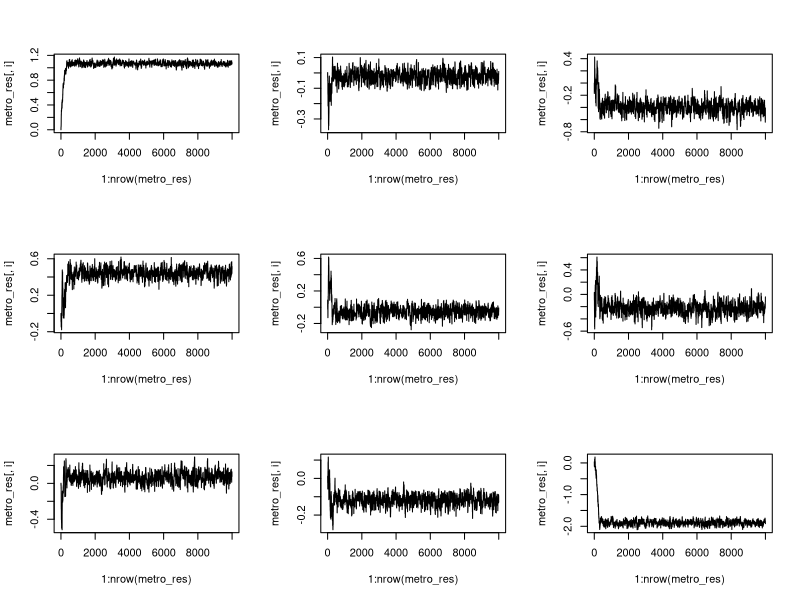
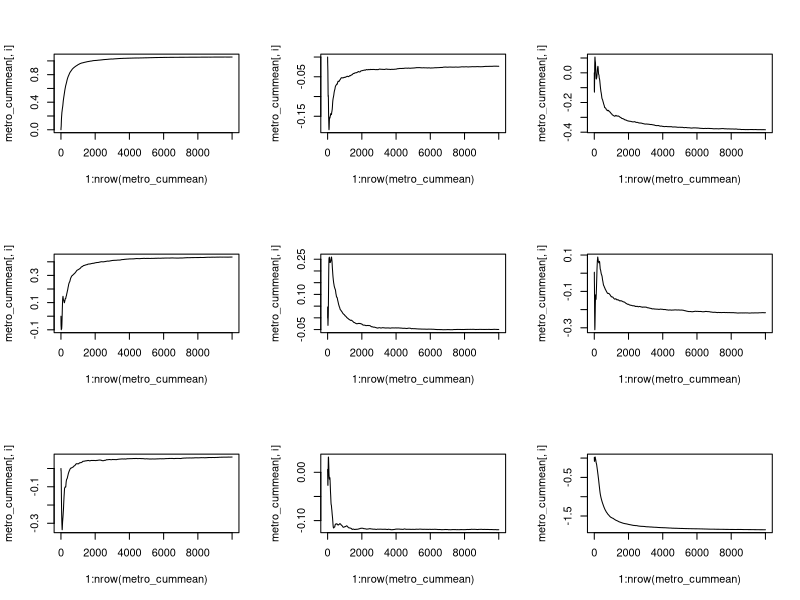
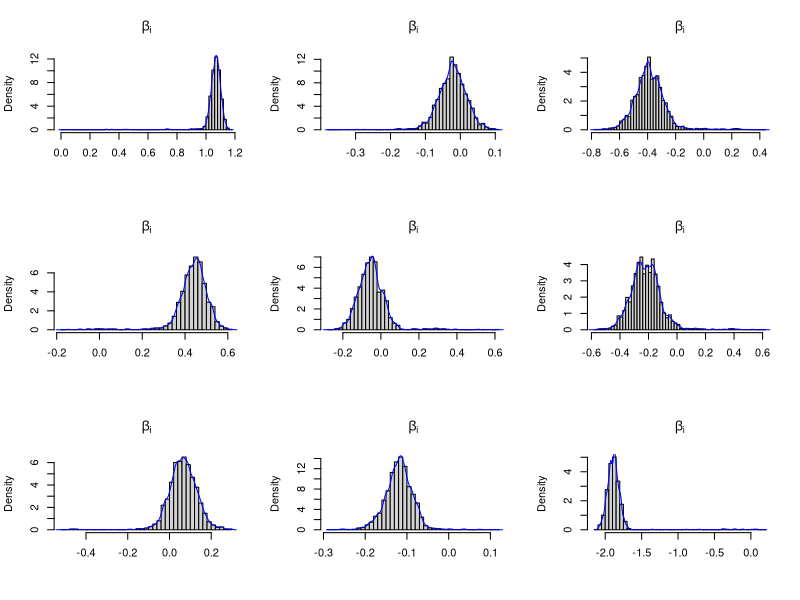
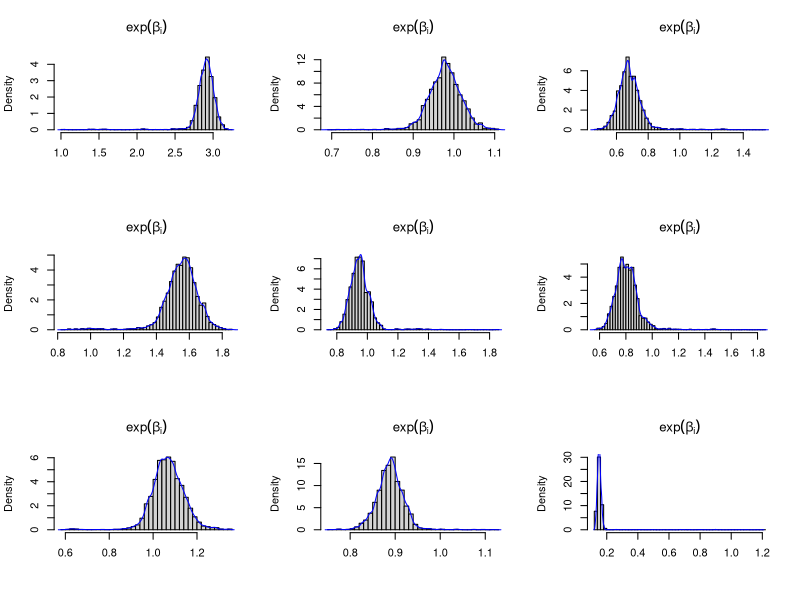
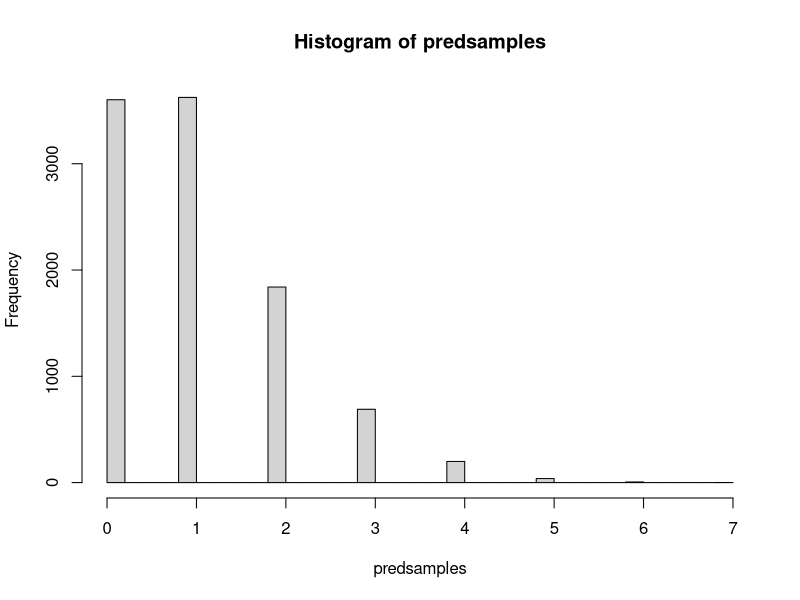

The R script that drew these images, in order:
## ---- chunk 1
knitr::opts_chunk$set(echo = TRUE)
## ---- chunk 2
bid <- read.table("../data/eBayNumberOfBidderData.dat", header = TRUE)
## ---- chunk 3
glm_res <- glm(nBids ~ . - 1, data = bid, family = poisson(link = "log"))
summary(glm_res)
## ---- chunk 4
library(mvtnorm)

logprior <- function(beta, mu, sigma){
    dmvnorm(beta, mean = mu, sigma = sigma, log = TRUE)
}

loglikelihood <- function(beta, X, Y){
    linear_prediction <- t(X) %*% beta
    probabilities <- Y * linear_prediction - exp(linear_prediction)
    loglike <- sum(probabilities)

    ## if (abs(loglike) == Inf)
    ##     loglike = -20000

    loglike
}

## loglikelihood <- function(beta, X, Y) {
##   linear_prediction <- t(X) %*% beta
##   probs <- dpois(Y , lambda = exp(linear_prediction), log = TRUE)
##   sum(probs)
## }

logposterior <- function(beta, X, Y, prior_mu, prior_sigma){
    loglikelihood(beta, X, Y) + logprior(beta, prior_mu, prior_sigma)
}

X <- as.matrix(bid[,-1])
Y <- as.matrix(bid[,1])

mu <- rep(0, ncol(X))
sigma <- 100 * solve(t(X) %*% X)

normal_res <- optim(par = matrix(rep(0, ncol(X)), ncol = 1),
                 fn = logposterior, method = "BFGS", hessian = TRUE,
                 X = t(X), Y = Y,
                 prior_mu= mu, prior_sigma = sigma,
                 control=list(fnscale=-1))
hessian <- normal_res$hessian
## ---- chunk 5

## ---- chunk 6
targetdensity <- function(theta, prior_mu, prior_sigma, X, Y, ...) {
    likelihood <- dpois(Y, lambda = exp(t(X) %*% t(theta)), log = TRUE)
    prior <- dmvnorm(theta, mean = prior_mu, sigma = prior_sigma, log = TRUE)
    sum(likelihood) + prior
}

proposaldensity <- function(theta, mu, prop_sigma, ...){
    dmvnorm(theta, mean = mu, sigma = prop_sigma, log = TRUE)
}

proposalsampler <- function(mu, prop_sigma, ...){
    matrix(rmvnorm(1, mean = mu, sigma = prop_sigma), nrow = 1)
}

metropolis_hastings <- function(log_targ_post_func, log_prop_func, prop_sampler,
                                X0, iters, ...){
    x <- X0
    values <- matrix(0, ncol = length(X0), nrow = iters + 1)
    values[1,] <- X0

    alpha <- function(x, y, ...) {
        numerator <- log_targ_post_func(y, ...) + log_prop_func(x, y, ...)
        denominator <- log_targ_post_func(x, ...) + log_prop_func(y, x, ...)
        exp(numerator - denominator)
    }

    for (i in 1:iters) {
        y <- prop_sampler(x, ...)
        u <- runif(1)

        if (u < alpha(x, y, ...)) {
            x <- y
        }

        values[i+1,] <- x
    }

    values
}

iters <- 10000
X0 <- rep(0, times = ncol(X))

params <- list(
    log_targ_post_func = targetdensity,
    log_prop_func = proposaldensity,
    prop_sampler = proposalsampler,
    X0 = matrix(rep(0, times = ncol(X)), nrow = 1),
    iters = iters,
    X = t(X),
    Y = Y,
    prior_mu = rep(0, times = ncol(X)),
    prior_sigma = 100 * solve(t(X) %*% X),
    prop_sigma = 0.6 * -solve(hessian)
)

metro_res <- do.call(metropolis_hastings, params)
## ---- chunk 7
as.vector(normal_res$par)
as.vector(coef(glm_res))
as.vector(colMeans(metro_res))
## ---- chunk 8

old <- par(mfrow =c(3,3))

for (i in 1:9){
  
  plot(x = 1:nrow(metro_res), y = metro_res[,i], type = "l")
  
}

par(old)

## ---- chunk 9


metro_cummean <- apply(metro_res, MARGIN = 2, FUN = function(x) cumsum(x) / (1:length(x)))

old <- par(mfrow =c(3,3))

for (i in 1:9){
  
  plot(x = 1:nrow(metro_cummean), y = metro_cummean[,i], type = "l")
  
}

par(old)
## ---- chunk 10

old <- par(mfrow =c(3,3))

for (i in 1:9){
  
  hist(metro_res[,i], freq = FALSE, breaks = 50, main = expression(beta[paste(i)]),
       xlab = " ")
  lines(density(metro_res[,i]), col = "blue")
  
}

par(old)

old <- par(mfrow =c(3,3))


for (i in 1:9){
  
  hist(exp(metro_res[,i]), freq = FALSE, breaks = 50, main = expression(exp(beta[paste(i)])),
       xlab = " ")
  lines(density(exp(metro_res[,i])), col = "blue")
  
}

par(old)

## ---- chunk 11
Xpred <- matrix(c(1, 1, 1, 1, 0, 0, 0, 1, 0.5), nrow = 1)
predsamples <- rpois(10000, lambda = exp(Xpred %*% t(metro_res)))

hist(predsamples, breaks = 50)
## ---- chunk 12
paste("The probability that there are no bidders",mean(predsamples == 0))
